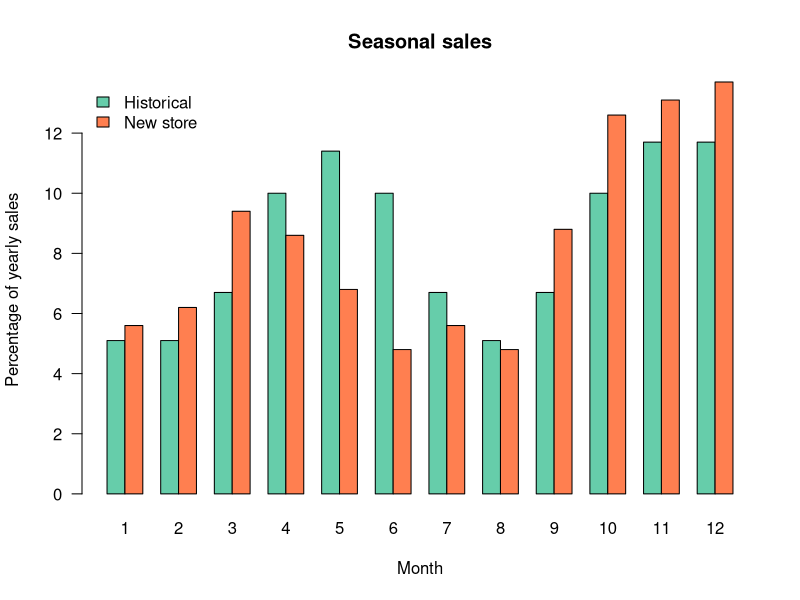

The R script that drew this image:
## Statistics for Business with Applications in R and RStudio
##
## Chapter 7: Comparing proportions and distributions

## 7.1g ######################

Observed <- c(37, 27, 12, 8)
Historical <- c(0.3, 0.4, 0.15, 0.15)
Expected <- c(25.2, 33.6, 12.6, 12.6)

chi <- sum((Observed - Expected)^2 / Expected) # 8.5298

## 7.1h ######################

qchisq(p = 0.95, df = 3) # 7.185

## 7.1i ######################

# chi-square test: x = observations p = model distribution
# rescale makes sure the model distribution adds up to 100%
chisq.test(x = Observed, p = Historical, rescale.p = TRUE)

# Chi-squared value: 8.5298
# p-value: 0.0362

## 7.1j ######################

chisq <- chisq.test(x = Observed, p = Historical)
chisq$expected   # Extract expected values with $expected

## 7.2a ######################

# These are the values for the sales dataset
sales <- data.frame(month = seq(from = 1, to = 12, by = 1),
                    historical = c(5.1, 5.1, 6.7, 10, 11.4, 10,
                                   6.7, 5.1, 6.7, 10, 11.7, 11.7),
                    newstore = c(5.6, 6.2, 9.4, 8.6, 6.8, 4.8,
                                 5.6, 4.8, 8.8, 12.6, 13.1, 13.7))

summary(sales)

## 7.2b ######################

# Create a barplot
barplot(t(matrix(c(sales$historical, sales$newstore), ncol = 2)),
        beside = T, names.arg = sales$month, las = 1, xlab = 'Month',
        ylab = 'Percentage of yearly sales',
        main = 'Seasonal sales',
        col = c('aquamarine3','coral'))
# Add a legend
legend('topleft', bty = 'n',
       legend = c('Historical', 'New store'),
       fill = c('aquamarine3','coral'))

chisq.test(x = sales$newstore, p = sales$historical, rescale.p = TRUE)
# p-value: 
## 7.3h ######################

n <- c(71, 111)
k <- c(8, 16)
prop.test(x = k, n = n)
# p-value: 0.6984